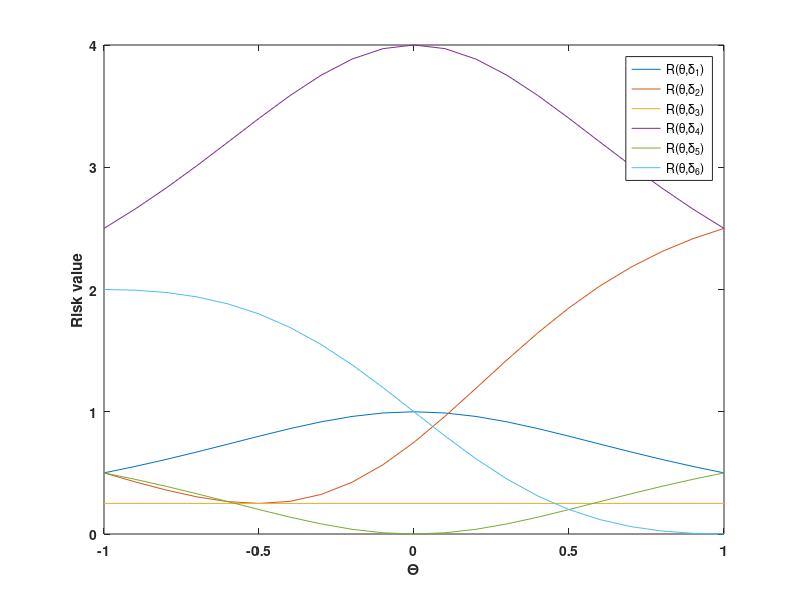

MATLAB code for this plot:
clear; close all;
%% 1b
theta = linspace( -1, 1, 21);
R1 = 1./(1 + theta.^2);
R2 = 1./4*1./(1 + theta.^2).*(9*theta.^2 + 8*theta + 3);
R3 = 1/4*ones(size(theta));
R4 = (theta.^2 + 4)./(theta.^2 + 1);
R5 = (theta.^2)./(theta.^2 + 1);
R6 = (theta - 1).^2./(theta.^2 + 1);
plot( theta, R1, theta, R2, theta, R3, theta, R4, theta, R5, theta, R6 );
set(gca, "fontweight","bold");
ylabel('Risk value'); xlabel('\Theta');
legend('R(\theta,\delta_1)','R(\theta,\delta_2)','R(\theta,\delta_3)','R(\theta,\delta_4)','R(\theta,\delta_5)','R(\theta,\delta_6)','Location','Best');
